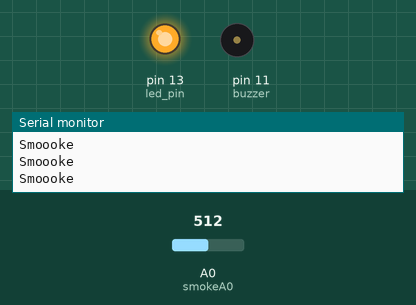
Recording of a sketch running on a simulated Arduino Uno, built with avr-gcc and run on an emulated ATmega328P. Shown: output pins drawn as LEDs (lit = HIGH), buzzer (waves = sounding, pin HIGH), the last lines printed to the serial monitor. Inputs (shaded band) come from the test bench; at power-on: A0 (smokeA0) = 512.

Above: at 3.2 s.
3.3 s: A0 (smokeA0) set to 401
4.8 s: A0 (smokeA0) set to 368
At 5.8 s:
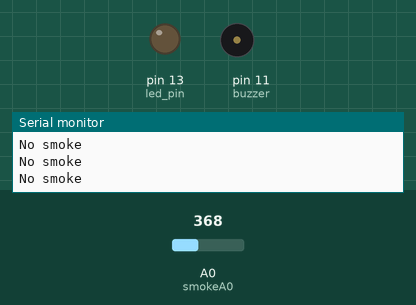
Timing chart, 0 to 7.8 s (numbered marks = the images above; inputs shaded):
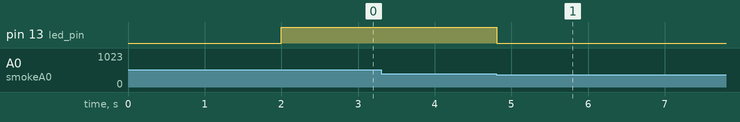

Measured:
- the behaviour switches between 386 and 385 on A0 (smokeA0) (found by bisection; images 0 and 1)
- after the input at 4.8 s, pin 13 (led_pin): HIGH → LOW at once

The sketch:

Automatic_Smoke_Detector.ino
```cpp
//#include<LiquidCrystal_I2C.h>
#define led_pin 13
int smokeA0 = A0;
int buzzer = 11;

float sensorValue;
void setup() {
  // put your setup code here, to run once:
  pinMode(led_pin, OUTPUT);
  pinMode(buzzer, OUTPUT);
  pinMode(smokeA0, INPUT);
  Serial.begin(9600);
  Serial.println("Gas Sensor Warming up!");
  delay(2000);//Allow MQ2 to warm up
  noTone(buzzer);
}

void loop() {
  sensorValue = analogRead(smokeA0);//read analog pin
  if(sensorValue > 385)
  {
    //tone(buzzer, 1000,2000);
    Serial.print("Smoooke\n");
    digitalWrite(led_pin,HIGH);
   // delay(100);
    //digitalWrite(led_pin,LOW);
    //delay(100);
  }
  else {
    noTone(buzzer);
    Serial.print("No smoke\n");
    digitalWrite(led_pin, LOW);
  }
 
}
```
